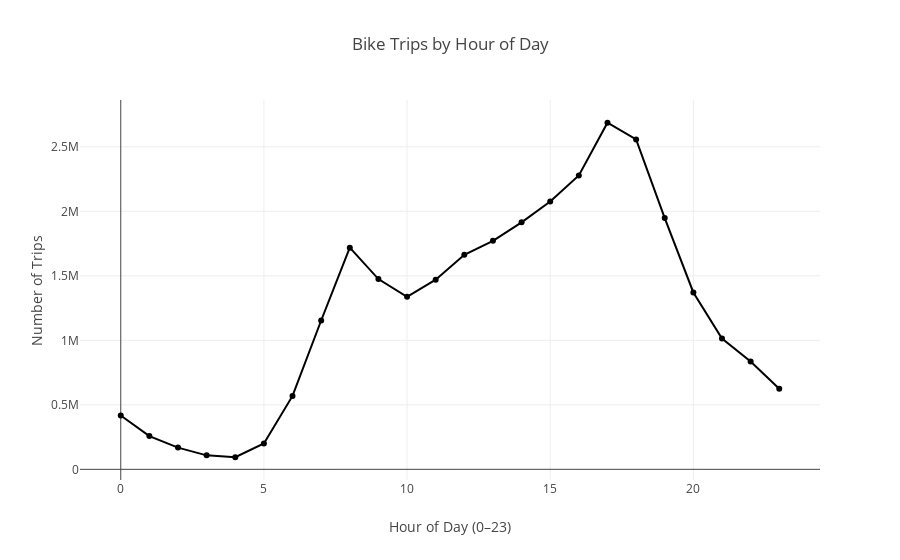

Notebook code cell kept with this figure:
### Code cell
import plotly.express as px

fig = px.line(
    hourly_trips,
    x='hour',
    y='trip_count',
    markers=True,
    title='Bike Trips by Hour of Day'
)

fig.update_layout(
    xaxis_title='Hour of Day (0–23)',
    yaxis_title='Number of Trips'
)

fig

### Figure 1 — Plotly figure (JSON) as saved in the notebook; plotly's stock layout.template omitted (floating-point values rounded to 4 significant figures)
{"data": [{"hovertemplate": "hour=%{x}<br>trip_count=%{y}<extra></extra>", "legendgroup": "", "line": {"color": "#000001", "dash": "solid"}, "marker": {"symbol": "circle"}, "mode": "lines+markers", "name": "", "orientation": "v", "showlegend": false, "type": "scatter", "x": [0, 1, 2, 3, 4, 5, 6, 7, 8, 9, 10, 11, 12, 13, 14, 15, 16, 17, 18, 19, 20, 21, 22, 23], "xaxis": "x", "y": [416898, 257952, 168511, 108442, 93693, 200141, 569147, 1153533, 1718482, 1474806, 1337837, 1470176, 1662576, 1770989, 1914278, 2075550, 2278095, 2686408, 2557115, 1947264, 1370939, 1013969, 836375, 624634], "yaxis": "y"}], "layout": {"legend": {"tracegroupgap": 0}, "title": {"text": "Bike Trips by Hour of Day"}, "xaxis": {"anchor": "y", "domain": [0, 1], "title": {"text": "Hour of Day (0–23)"}}, "yaxis": {"anchor": "x", "domain": [0, 1], "title": {"text": "Number of Trips"}}}}
